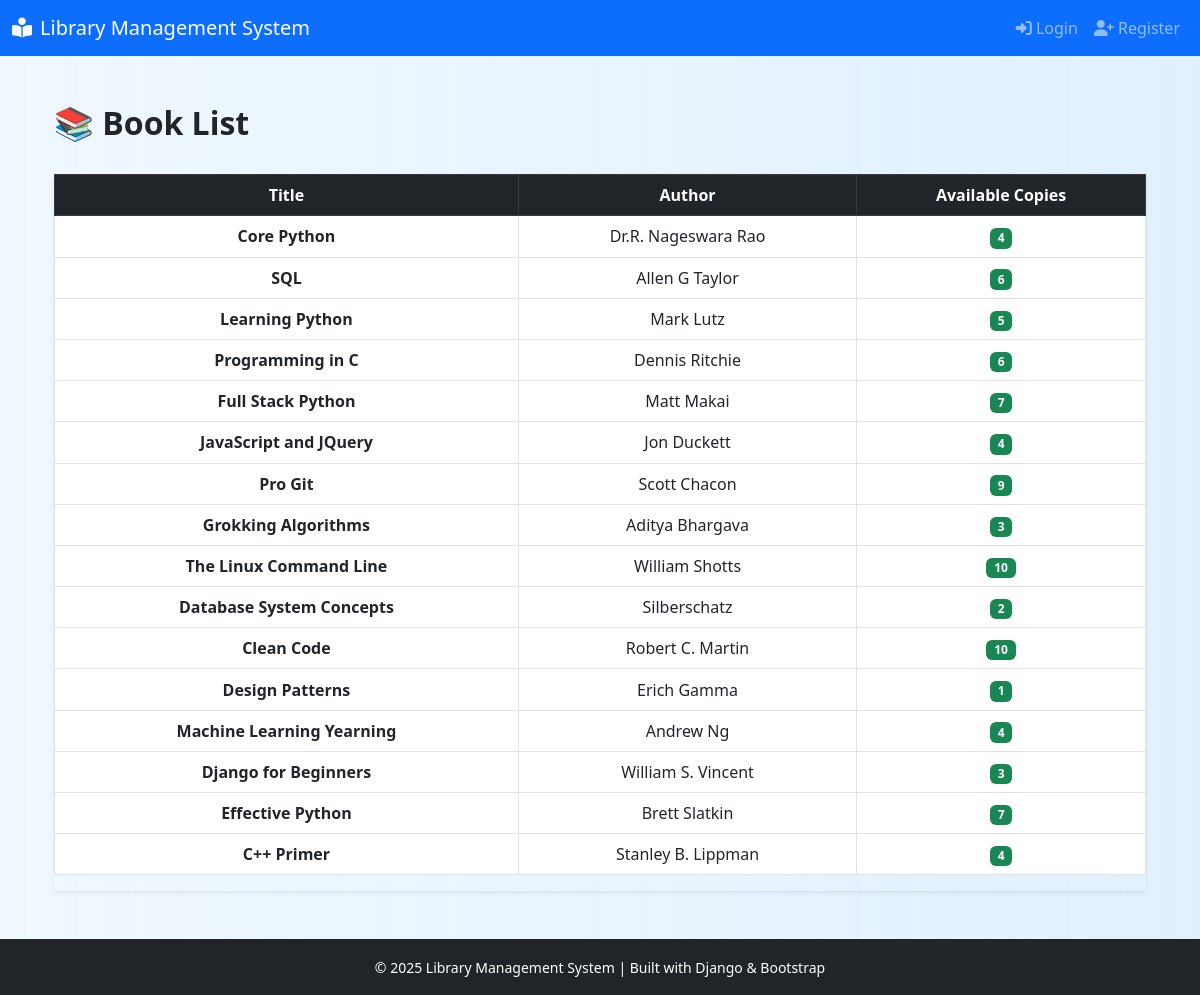
The page /book_list on the database its author committed.
### library/models.py (models this page shows, shortened)
class Book(models.Model):
    title = models.CharField(max_length=200)
    author = models.CharField(max_length=200)
    description = models.TextField()
    published_date = models.DateField()
    total_copies = models.PositiveIntegerField(default=0)
    available_copies = models.PositiveIntegerField()

### library/views.py (the view)
# urls.py: path('book_list', book_list, name='book_list'),
def book_list(request):
    query = request.GET.get('q')
    status = request.GET.get('status')
    books = Book.objects.all()
    if query:
        books = books.filter(
            Q(title__icontains=query) |
            Q(author__icontains=query)
        )
    if status == 'available':
        books = books.filter(available_copies__gt=0)
    elif status == 'unavailable':
        books = books.filter(available_copies=0)
    return render(request, 'library/book_list.html', {'books': books})

### library/templates/library/book_list.html (shortened to what this page needs)
{% extends 'library/base_generic.html' %}
{% block content %}
<div class="container mt-4">
    <div class="d-flex justify-content-between align-items-center mb-4">
        <h2 class="fw-bold">📚 Book List</h2>
    </div>
    <div class="table-responsive shadow-sm">
        <table class="table table-hover align-middle text-center table-bordered">
            <thead class="table-dark">
                <tr>
                    <th>Title</th>
                    <th>Author</th>
                    <th>Available Copies</th>
                </tr>
            </thead>
            <tbody>
                {% for book in books %}
                <tr>
                    <td class="fw-semibold">{{ book.title }}</td>
                    <td>{{ book.author }}</td>
                    <td>
                        {% if book.available_copies > 0 %}
                            <span class="badge bg-success">{{ book.available_copies }}</span>
                        {% else %}
                            <span class="badge bg-danger">0</span>
                        {% endif %}
                    </td>
                </tr>
                {% empty %}
                <tr>
                    <td colspan="4" class="text-center text-muted">No books available.</td>
                </tr>
                {% endfor %}
            </tbody>
        </table>
    </div>
</div>
{% endblock %}

### library/templates/library/base_generic.html (shortened to what this page needs)
{% load static %}
<!DOCTYPE html>
<html lang="en">
<head>
  <link href="https://cdn.jsdelivr.net/npm/bootstrap@5.3.0/dist/css/bootstrap.min.css" rel="stylesheet">
  <link href="https://cdnjs.cloudflare.com/ajax/libs/font-awesome/6.5.0/css/all.min.css" rel="stylesheet">
</head>
<body>
<nav class="navbar navbar-expand-lg navbar-dark bg-primary">
  <div class="container-fluid">
    <a class="navbar-brand" href="{% url 'book_list' %}">
      <i class="fas fa-book-reader me-2"></i>Library Management System
    </a>
    <div class="collapse navbar-collapse" id="navbarNavDropdown">
      <ul class="navbar-nav ms-auto">
        {% if user.is_authenticated %}
          <li class="nav-item">
            <a class="nav-link" href="#"><i class="fas fa-user"></i> {{ user.username }}</a>
          </li>
          {% if user.is_staff %}
            <li class="nav-item">
              <a class="nav-link" href="{% url 'admin_dashboard' %}">
                <i class="fas fa-chart-bar"></i> Dashboard
              </a>
            </li>
          {% else %}
            <li class="nav-item">
              <a class="nav-link" href="{% url 'borrowed_books' %}">
                <i class="fas fa-book"></i> My Borrowed Books
              </a>
            </li>
          {% endif %}
          <li class="nav-item">
            <a class="nav-link" href="{% url 'logout' %}">
              <i class="fas fa-sign-out-alt"></i> Logout
            </a>
          </li>
        {% else %}
          <li class="nav-item">
            <a class="nav-link" href="{% url 'login' %}">
              <i class="fas fa-sign-in-alt"></i> Login
            </a>
          </li>
          <li class="nav-item">
            <a class="nav-link" href="{% url 'register' %}">
              <i class="fas fa-user-plus"></i> Register
            </a>
          </li>
        {% endif %}
      </ul>
    </div>
  </div>
</nav>
<div class="container mt-4 mb-5">
  {% block content %}{% endblock %}
</div>
<footer class="bg-dark text-white text-center py-3 mt-auto">
  <div class="container">
    <small>&copy; 2025 Library Management System | Built with Django & Bootstrap</small>
  </div>
</footer>
</body>
</html>

### library/templates/library/base_generic.html (style rules this page uses)
body { background: linear-gradient(to right, rgba(227, 242, 253, 0.541), rgba(187, 222, 251, 0.452)), url("https://ideas.demco.com/wp-content/uploads/2023/01/blog_Eisenhower-HS-Shelving-stacks-015.jpg") no-repeat center center fixed; background-size: cover; min-height: 100vh; display: flex; flex-direction: column; }

### rows shown on the page
Book: title "Core Python", author "Dr.R. Nageswara Rao", available_copies "4"
Book: title "SQL", author "Allen G Taylor", available_copies "6"
Book: title "Learning Python", author "Mark Lutz", available_copies "5"
Book: title "Programming in C", author "Dennis Ritchie", available_copies "6"
Book: title "Full Stack Python", author "Matt Makai", available_copies "7"
Book: title "JavaScript and JQuery", author "Jon Duckett", available_copies "4"
Book: title "Pro Git", author "Scott Chacon", available_copies "9"
Book: title "Grokking Algorithms", author "Aditya Bhargava", available_copies "3"
Book: title "The Linux Command Line", author "William Shotts", available_copies "10"
Book: title "Database System Concepts", author "Silberschatz", available_copies "2"
Book: title "Clean Code", author "Robert C. Martin", available_copies "10"
Book: title "Design Patterns", author "Erich Gamma", available_copies "1"
Book: title "Machine Learning Yearning", author "Andrew Ng", available_copies "4"
Book: title "Django for Beginners", author "William S. Vincent", available_copies "3"
Book: title "Effective Python", author "Brett Slatkin", available_copies "7"
Book: title "C++ Primer", author "Stanley B. Lippman", available_copies "4"
